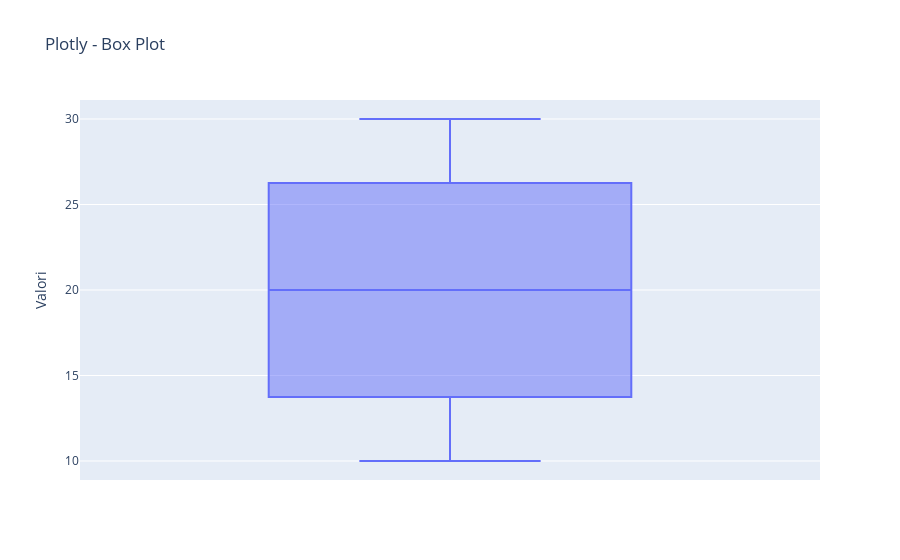

Source (notebook cell):
### Code cell
# ====================================================
# 6️⃣ Box plot
# ====================================================
fig = px.box(y=y, title="Plotly - Box Plot", labels={'y': 'Valori'})
fig.show()

### Figure 1 — Plotly figure (JSON) as saved in the notebook; plotly's stock layout.template omitted (floating-point values rounded to 4 significant figures)
{"data": [{"alignmentgroup": "True", "hovertemplate": "Valori=%{y}<extra></extra>", "legendgroup": "", "marker": {"color": "#636efa"}, "name": "", "notched": false, "offsetgroup": "", "orientation": "v", "showlegend": false, "type": "box", "x0": " ", "xaxis": "x", "y": [10, 20, 25, 30, 15], "y0": " ", "yaxis": "y"}], "layout": {"boxmode": "group", "legend": {"tracegroupgap": 0}, "title": {"text": "Plotly - Box Plot"}, "xaxis": {"anchor": "y", "domain": [0, 1]}, "yaxis": {"anchor": "x", "domain": [0, 1], "title": {"text": "Valori"}}}}
